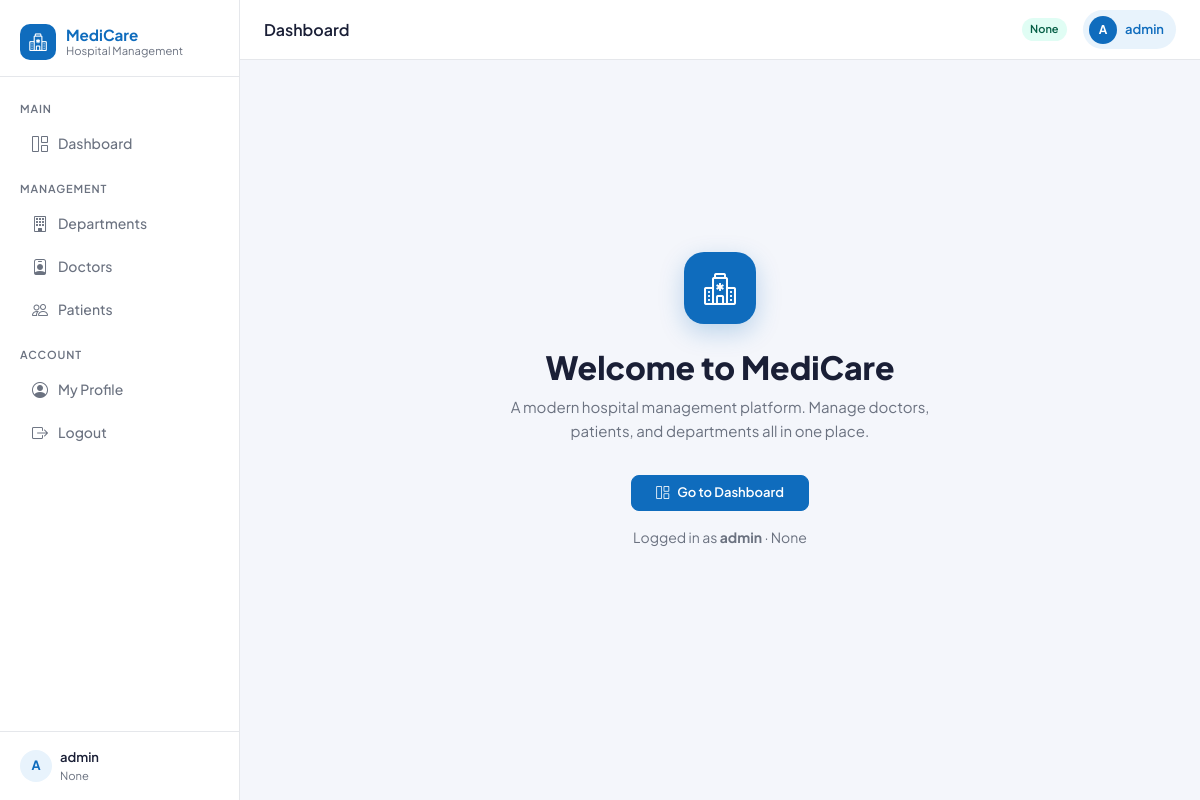
The app's page / (signed in) with its own data.
### myapp/models.py (models this page shows, shortened)
class UserInfoModel(AbstractUser):
    USER_TYPE = [
        ("Admin", "Admin"),
        ("Doctor", "Doctor"),
        ("Patient", "Patient"),
    ]
    full_name = models.CharField(max_length=100, null=True)
    address = models.TextField(null=True)
    user_type = models.CharField(choices=USER_TYPE, max_length=20, null=True)

### myapp/views.py (the view)
# urls.py: 2. Add a URL to urlpatterns:  path('', views.home, name='home')
def home(request):
    return render(request, "home.html")

### myapp/templates/home.html (shortened to what this page needs)
{% extends 'master/base.html' %}
{% block blockname %}
<div style="min-height:80vh;display:flex;flex-direction:column;align-items:center;justify-content:center;text-align:center;padding:2rem 1rem;">
  <div style="width:72px;height:72px;background:var(--primary);border-radius:20px;display:flex;align-items:center;justify-content:center;color:#fff;font-size:2rem;margin:0 auto 1.5rem;box-shadow:0 8px 24px rgba(15,108,189,.25);">
    <i class="bi bi-hospital"></i>
  </div>
  <h1 style="font-size:2rem;font-weight:800;margin-bottom:.5rem;">Welcome to MediCare</h1>
  <p class="text-muted" style="max-width:420px;margin:0 auto 2rem;font-size:.9375rem;line-height:1.6;">
    A modern hospital management platform. Manage doctors, patients, and departments all in one place.
  </p>
  {% if request.user.is_authenticated %}
    <div class="d-flex gap-3 flex-wrap justify-content-center">
      <a href="{% url 'dashboard' %}" class="btn btn-primary px-4">
        <i class="bi bi-grid-1x2 me-2"></i>Go to Dashboard
      </a>
    </div>
    <p class="mt-3 text-muted" style="font-size:.875rem;">
      Logged in as <strong>{{ request.user.username }}</strong> &middot; {{ request.user.user_type }}
    </p>
  {% endif %}
</div>
{% endblock %}

### myapp/templates/master/base.html (shortened to what this page needs)
<!doctype html>
<html lang="en">
  <head>
    <link href="https://cdn.jsdelivr.net/npm/bootstrap@5.3.0/dist/css/bootstrap.min.css" rel="stylesheet">
    <link href="https://cdn.jsdelivr.net/npm/bootstrap-icons@1.11.0/font/bootstrap-icons.css" rel="stylesheet">
  </head>
  <body>
    <aside class="sidebar" id="sidebar">
      <a class="sidebar-brand" href="{% url 'home' %}">
        <div class="brand-icon"><i class="bi bi-hospital"></i></div>
        <div class="brand-text">
          MediCare
          <small>Hospital Management</small>
        </div>
      </a>
      <nav class="sidebar-nav">
        <div class="nav-section-label">Main</div>
        <a class="sidebar-link {% block nav_dashboard %}{% endblock %}" href="{% url 'dashboard' %}">
          <i class="bi bi-grid-1x2"></i> Dashboard
        </a>
        <div class="nav-section-label mt-2">Management</div>
        <a class="sidebar-link {% block nav_dept %}{% endblock %}" href="{% url 'department_list' %}">
          <i class="bi bi-building"></i> Departments
        </a>
        <a class="sidebar-link {% block nav_doc %}{% endblock %}" href="{% url 'doctor_list' %}">
          <i class="bi bi-person-badge"></i> Doctors
        </a>
        <a class="sidebar-link {% block nav_pat %}{% endblock %}" href="{% url 'patient_list' %}">
          <i class="bi bi-people"></i> Patients
        </a>
        <div class="nav-section-label mt-2">Account</div>
        <a class="sidebar-link {% block nav_profile %}{% endblock %}" href="{% url 'profile' %}">
          <i class="bi bi-person-circle"></i> My Profile
        </a>
        <a class="sidebar-link" href="{% url 'logout_page' %}">
          <i class="bi bi-box-arrow-right"></i> Logout
        </a>
      </nav>
      {% if request.user.is_authenticated %}
      <div class="sidebar-footer">
        <div class="d-flex align-items-center gap-2">
          <div style="width:32px;height:32px;background:var(--primary-light);border-radius:50%;display:flex;align-items:center;justify-content:center;color:var(--primary);font-weight:700;font-size:.8rem;">
            {{ request.user.username|first|upper }}
          </div>
          <div>
            <div style="font-size:.8125rem;font-weight:600;color:var(--text-main);">{{ request.user.full_name|default:request.user.username }}</div>
            <div style="font-size:.7rem;color:var(--text-muted);">{{ request.user.user_type }}</div>
          </div>
        </div>
      </div>
      {% endif %}
    </aside>
    <header class="topbar">
      <span class="topbar-title">{% block page_title %}{{ heading|default:"Dashboard" }}{% endblock %}</span>
      {% if request.user.is_authenticated %}
        <span class="role-badge">{{ request.user.user_type }}</span>
        <a href="{% url 'profile' %}" class="user-badge text-decoration-none">
          <div class="avatar">{{ request.user.username|first|upper }}</div>
          {{ request.user.username }}
        </a>
      {% endif %}
    </header>
    <main class="main-content">
      <div class="page-body">
        {% block blockname %}{% endblock %}
      </div>
    </main>
  </body>
</html>

### myapp/templates/master/base.html (style rules this page uses)
:root { --primary: #0f6cbd; --primary-light: #e8f3fc; --accent: #00b4a0; --danger: #d93025; --warning: #f59e0b; --text-main: #1a1f36; --text-muted: #6b7280; --border: #e5e7eb; --bg-body: #f4f6fb; --card-bg: #ffffff; --sidebar-w: 240px; }
*, *::before, *::after { box-sizing: border-box; }
body { font-family: 'Plus Jakarta Sans', sans-serif; background: var(--bg-body); color: var(--text-main); margin: 0; min-height: 100vh; }
.sidebar { position: fixed; top: 0; left: 0; bottom: 0; width: var(--sidebar-w); background: #ffffff; border-right: 1px solid var(--border); display: flex; flex-direction: column; z-index: 1000; transition: transform .25s ease; }
.sidebar-brand { padding: 1.5rem 1.25rem 1rem; border-bottom: 1px solid var(--border); display: flex; align-items: center; gap: .625rem; text-decoration: none; color: var(--text-main); }
.sidebar-brand .brand-icon { width: 36px; height: 36px; background: var(--primary); border-radius: 10px; display: flex; align-items: center; justify-content: center; color: #fff; font-size: 1.1rem; flex-shrink: 0; }
.sidebar-brand .brand-text { font-size: .95rem; font-weight: 700; line-height: 1.2; }
.sidebar-brand .brand-text small { display: block; font-weight: 400; font-size: .7rem; color: var(--text-muted); }
.sidebar-nav { flex: 1; padding: 1rem 0; overflow-y: auto; }
.nav-section-label { font-size: .6875rem; font-weight: 600; text-transform: uppercase; letter-spacing: .08em; color: var(--text-muted); padding: .5rem 1.25rem .25rem; }
.sidebar-link { display: flex; align-items: center; gap: .625rem; padding: .55rem 1.25rem; color: var(--text-muted); text-decoration: none; font-size: .875rem; font-weight: 500; border-radius: 0; transition: background .15s, color .15s; margin: .1rem .75rem; border-radius: 8px; }
.sidebar-link i { font-size: 1rem; flex-shrink: 0; }
.sidebar-footer { padding: 1rem 1.25rem; border-top: 1px solid var(--border); font-size: .8125rem; color: var(--text-muted); }
.topbar { position: fixed; top: 0; left: var(--sidebar-w); right: 0; height: 60px; background: #fff; border-bottom: 1px solid var(--border); display: flex; align-items: center; padding: 0 1.5rem; gap: 1rem; z-index: 999; }
.topbar-title { font-size: 1rem; font-weight: 600; flex: 1; }
.user-badge { display: flex; align-items: center; gap: .5rem; background: var(--primary-light); color: var(--primary); border-radius: 999px; padding: .35rem .75rem .35rem .4rem; font-size: .8125rem; font-weight: 600; }
.user-badge .avatar { width: 28px; height: 28px; background: var(--primary); border-radius: 50%; color: #fff; display: flex; align-items: center; justify-content: center; font-size: .75rem; font-weight: 700; flex-shrink: 0; }
.role-badge { font-size: .6875rem; font-weight: 600; padding: .2rem .5rem; border-radius: 999px; background: #e0fdf4; color: #065f46; }
.main-content { margin-left: var(--sidebar-w); padding-top: 60px; min-height: 100vh; }
.page-body { padding: 1.75rem 2rem; max-width: 1280px; }
.btn { font-size: .8125rem; font-weight: 600; border-radius: 8px; padding: .45rem .9rem; transition: all .15s; }
.btn-primary { background: var(--primary); border-color: var(--primary); }
a { color: inherit; }
.text-muted { color: var(--text-muted) !important; }

### records on screen
UserInfoModel: user.username|first "A", user.full_name "admin", user.user_type "None", user.username "admin"

### other values on screen
{{ heading|default:"Dashboard" }} "Dashboard"
